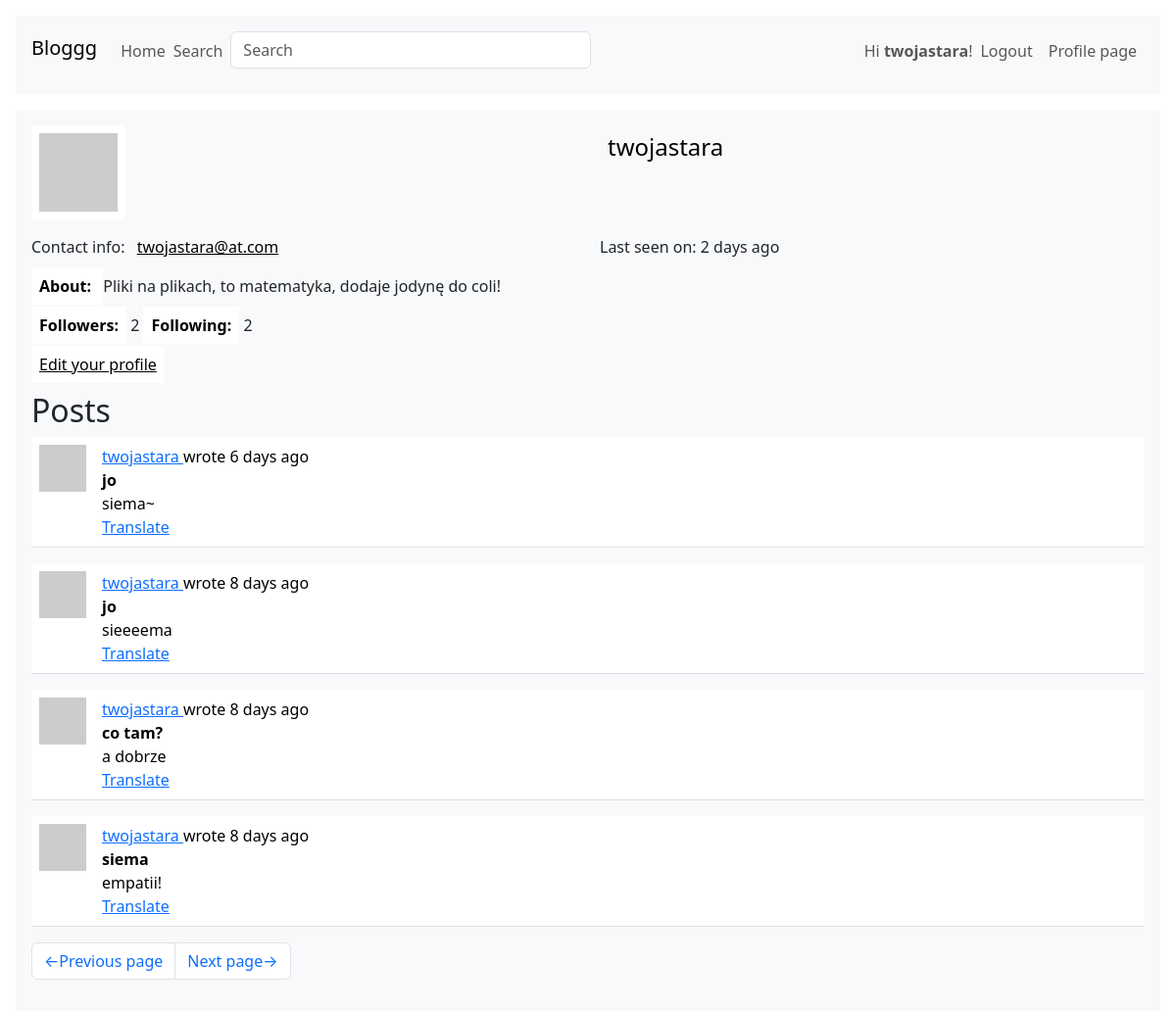
Screenshot of /user/twojastara?page=2 (signed in) with the database file from the repository.
### webapp/models.py (models this page shows, shortened)
class User(UserMixin, db.Model):
    __searchable = ['username']
    id:         sqo.Mapped[int] = sqo.mapped_column(primary_key=True)
    username:   sqo.Mapped[str] = sqo.mapped_column(sqa.String(64), index=True, unique=True)
    email:      sqo.Mapped[str] = sqo.mapped_column(sqa.String(128), index=True, unique=True)
    hashed_pass:sqo.Mapped[Optional[str]] = sqo.mapped_column(sqa.String(256))
    about:      sqo.Mapped[Optional[str]] = sqo.mapped_column(sqa.String(4096))
    last_seen:  sqo.Mapped[Optional[datetime]] = sqo.mapped_column(default=lambda: datetime.now(timezone.utc))
    posts:      sqo.WriteOnlyMapped['Post'] = sqo.relationship(back_populates='author')
    followers:  sqo.WriteOnlyMapped['User'] = sqo.relationship(
        secondary=followers_table, primaryjoin=(followers_table.c.followed_id == id),
        secondaryjoin=(followers_table.c.follower_id == id), back_populates='following'
    )
    following:   sqo.WriteOnlyMapped['User'] = sqo.relationship(
        secondary=followers_table, primaryjoin=(followers_table.c.follower_id == id),
        secondaryjoin=(followers_table.c.followed_id == id), back_populates='followers'
    )
    def avatar(self, size):
        hash = md5((self.username+self.email+str(2384129234)).encode('utf-8')).hexdigest()
        return f'https://www.gravatar.com/avatar/{hash}?d=identicon&s={size}'
    def followers_counter(self):
        query = sqa.select(sqa.func.count()).select_from(self.followers.select().subquery())
        return db.session.scalar(query)
    def following_counter(self):
        query = sqa.select(sqa.func.count()).select_from(self.following.select().subquery())
        return db.session.scalar(query)
    def get_posts_query(self):
        return self.posts.select().order_by(Post.timestamp.desc())

class SearchableMixin(object):
    @classmethod
    def before_commit(cls, session):
        session._changes = {
            'add': list(session.new),
            'update': list(session.dirty),
            'delete': list(session.deleted)
        }
    @classmethod
    def after_commit(cls, session):
        for obj in session._changes['add']:
            if isinstance(obj, SearchableMixin):
                add_to_index(obj.__tablename__, obj)
        for obj in session._changes['update']:
            if isinstance(obj, SearchableMixin):
                add_to_index(obj.__tablename__, obj)
        for obj in session._changes['delete']:
            if isinstance(obj, SearchableMixin):
                remove_from_index(cls.__tablename__, obj)
        session._changes = None

class Post(SearchableMixin, db.Model):
    __searchable__ = ['title', 'body']
    id:         sqo.Mapped[int] = sqo.mapped_column(primary_key=True)
    user_id:    sqo.Mapped[int] = sqo.mapped_column(sqa.ForeignKey(User.id), index=True)
    timestamp:  sqo.Mapped[datetime] = sqo.mapped_column(index=True, default=lambda: datetime.now(timezone.utc))
    title:      sqo.Mapped[str] = sqo.mapped_column(sqa.String(64), index=True)
    body:       sqo.Mapped[str] = sqo.mapped_column(sqa.String(4096))
    language:   sqo.Mapped[Optional[str]] = sqo.mapped_column(sqa.String(8))
    author:     sqo.Mapped[User] = sqo.relationship(back_populates='posts')

### webapp/main/routes.py (the view)
@bp.route('/user/<username>')
@login_required
def user_page(username):
    user = db.first_or_404(sqa.select(User).where(username == User.username))
    form = EmptyForm()
    page = request.args.get('page', 1, type=int)
    query = user.get_posts_query()
    posts = db.paginate(query, page=page, per_page=current_app.config['POSTS_PER_PAGE'], error_out=False)
    next_url = url_for('main.user_page', username=username, page=posts.next_num) if posts.has_next else None
    prev_url = url_for('main.user_page', username=username, page=posts.prev_num) if posts.has_prev else None
    return render_template('user_page.html', title=f'User {username}',
                           user=user, form=form, posts=posts, next_url=next_url, prev_url=prev_url)

### webapp/main/forms.py
class SearchForm(FlaskForm):
    query = StringField(_l('Search'), validators=[DataRequired()])
    def __init__(self, *args, **kwargs):
        if 'formdata' not in kwargs:
            kwargs['formdata'] = request.args
        if 'meta' not in kwargs:
            kwargs['meta'] = {'csrf': False}
        super(SearchForm, self).__init__(*args, **kwargs)

class EmptyForm(FlaskForm):
    submit = SubmitField(_l('Submit'))

### webapp/__init__.py (called while the page is built)
def get_locale():
    return request.accept_languages.best_match(current_app.config['LANGUAGES'])

### webapp/main/routes.py (called while the page is built)
@bp.before_request
def before_request():
    g.locale = str(get_locale())
    if current_user.is_authenticated:
        current_user.last_seen = datetime.now(timezone.utc)
        db.session.commit()
        g.search_form = SearchForm()

### webapp/models.py (called while the page is built)
@login.user_loader
def load_user(id):
    return db.session.get(User, int(id))

### webapp/templates/user_page.html (shortened to what this page needs)
{% extends "base.html" %}
{% block content %}
<div class="table">
    <div class="row mb-3">
        <div class="col">
            <img src="{{ user.avatar(128) }}">
        </div>
        <div class="col">
            <p class="h4 bg-light">{{ user.username }}</p>
        </div>
    </div>
    <div class="row mb-3">
        <div class="col bg-light">
            {{ _('Contact info:') }} <a class="bg-light" href="mailto:{{ user.email }}">{{ user.email }}</a>
        </div>
        <div class="col">
            {% if user.last_seen %}
                {{ _('Last seen on:') }} {{ moment(user.last_seen).fromNow() }}
            {% endif %}
        </div>
    </div>
    <div class="row mb-3">
        <div class="col">
            {% if user.about %}
                <b>{{ _('About:') }} </b>{{ user.about }}
            {% endif %}
        </div>
    </div>
    <div class="row mb-3">
        <div class="col">
            <b>{{ _('Followers:') }}</b> {{ user.followers_counter() }}
            <b>{{ _('Following:') }}</b> {{ user.following_counter() }}
        </div>
    </div>
    <div class="row">
        <div class="col">
            {% if user == current_user %}
                <a href="{{ url_for('main.edit_profile_page') }}">{{ _('Edit your profile') }}</a>
            {% endif %}
        </div>
    </div>
</div>
<h2>{{ _('Posts') }}</h2>
{% for post in posts %}
    {% include "sub_post.html" %}
{% endfor %}
{% include "sub_pagination.html" %}
{% endblock %}

### webapp/templates/base.html (shortened to what this page needs)
<!DOCTYPE html>
{% import "macro_form_field.html" as macro_form %}
{% import "macro_submit_field.html" as macro_submit %}
<html>
<head>
    <link href="{{ url_for('static', filename='bootstrap.min.css') }}" rel="stylesheet">
</head>
<body>
    <nav class="navbar navbar-expand bg-light m-3 pt-3 px-3 ">
        <div class="d-flex flex-grow-1">
            <span class="navbar-brand h1">Bloggg</span>
            <ul class="navbar-nav">
                <li class="nav-item">
                    <a class="nav-link" href="{{ url_for('main.index_page') }}">{{ _('Home') }}</a>
                </li>
                {% if g.search_form %}
                    <li class="nav-item">
                        <p class="navbar-text me-2">{{ _('Search') }}</p>
                    </li>
                    <li class="nav-item">
                        <form class="navbar-form navbar-left" method="get"
                            action="{{ url_for('main.search_page') }}">
                                {{ g.search_form.query(size=32, class='form-control',
                                    placeholder=g.search_form.query.label.text) }}
                        </form>
                    </li>
                {% endif %}
            </ul>
        </div>
        <div style="d-flex">
            <ul class="navbar-nav">
            {% if current_user.is_anonymous %}
                <li class="nav-item">
                    <a class="nav-link" href="{{ url_for('auth.login_page') }}">{{ _('Login') }}</a>
                </li>
                <li class="nav-item">
                    <a class="nav-link" href="{{ url_for('auth.registration_page') }}">{{ _('Register') }}</a>
                </li>
            {% else %}
                <li class="nav-item">
                    <p class="navbar-text">{{ _('Hi <b>%(user)s</b>!', user=current_user.username) }}</p>
                </li>
                <li class="nav-item">
                    <a class="nav-link" href="{{ url_for('auth.logout_page') }}">{{ _('Logout') }}</a>
                </li>
                <li class="nav-item">
                    <a class="nav-link" href="{{ url_for('main.user_page',
                        username=current_user.username) }}">{{ _('Profile page') }}</a>
                </li>
            {% endif %}
            </ul>
        </div>
    </nav>
    <div class="container-fluid m-0 px-3">
        <div class="container-fluid m-0 p-3 bg-light">
            {% block content %} {% endblock %}
        </div>
    </div>
</body>
</html>

### webapp/templates/sub_post.html (shortened to what this page needs)
<table class="table table-hover">
    <tr>
        <td width="64px">
            <a href="{{ url_for('main.user_page', username=post.author.username) }}">
                <img src="{{ post.author.avatar(64) }}" class="img-fluid">
            </a>
        </td>
        <td>
            {{ _('%(username)s wrote %(when)s',
                username=user_link, when=moment(post.timestamp).fromNow()) }}
            <br>
            <b>{{ post.title }}</b>
            <br>
            <span id="post-{{ post.id }}">{{ post.body }}</span>
            {% if post.language and post.language != g.locale %}
                <br>
                <span id="translation-{{ post.id }}">
                    <a href="javascript:translate(
                        'post-{{ post.id }}',
                        'translation-{{ post.id }}',
                        '{{ post.language }}',
                        '{{ g.locale }}');">{{ _('Translate') }}</a>
                </span>
            {% endif %}
        </td>
    </tr>
</table>

### rows the page displays
User: username "twojastara", email "twojastara@at.com", last_seen "2 days ago", about "Pliki na plikach, to matematyka, dodaje jodynę do coli!"
Post: title "jo", body "siema~"
Post: title "jo", body "sieeeema"
Post: title "co tam?", body "a dobrze"
Post: title "siema", body "empatii!"

### other values shown
{{ user.followers_counter() }} "2"
{{ user.following_counter() }} "2"
